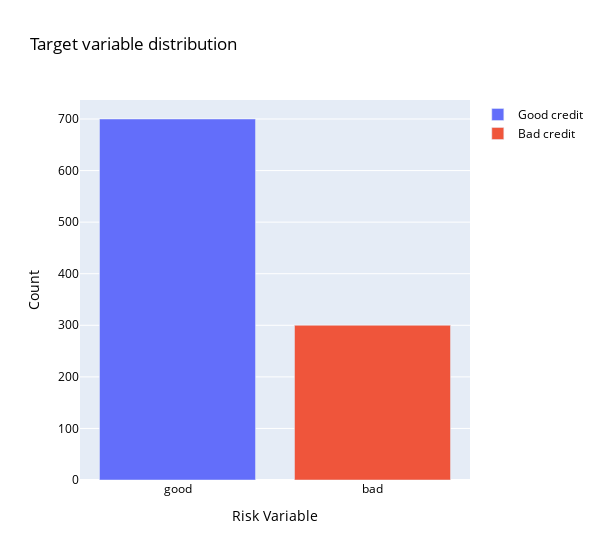

The code cell stored with this chart in its notebook:
### Markdown cell above
<h3>Looking through target variable and their distribuition</h3>

### Code cell
import plotly.offline as py 
py.init_notebook_mode(connected=True) 
import plotly.graph_objs as go # it's like "plt" of matplot
import plotly.tools as tls # It's useful to we get some tools of plotly
import warnings # This library will be used to ignore some warnings
from collections import Counter # To do counter of some features

trace0 = go.Bar(
            x = df[df["Risk"]== 'good']["Risk"].value_counts().index.values,
            y = df[df["Risk"]== 'good']["Risk"].value_counts().values,
            name='Good credit'
    )

trace1 = go.Bar(
            x = df[df["Risk"]== 'bad']["Risk"].value_counts().index.values,
            y = df[df["Risk"]== 'bad']["Risk"].value_counts().values,
            name='Bad credit'
    )

data = [trace0, trace1]

layout = go.Layout(
    
)

layout = go.Layout(
    yaxis=dict(
        title='Count'
    ),
    xaxis=dict(
        title='Risk Variable'
    ),
    title='Target variable distribution',
    width=600,
    font=dict(color='rgb(0, 0, 0)')
)

fig = go.Figure(data=data, layout=layout)

py.iplot(fig, filename='grouped-bar')

### Figure 1 — Plotly figure (JSON) as saved in the notebook; plotly's stock layout.template omitted (floating-point values rounded to 4 significant figures)
{"data": [{"name": "Good credit", "type": "bar", "x": ["good"], "y": [700]}, {"name": "Bad credit", "type": "bar", "x": ["bad"], "y": [300]}], "layout": {"font": {"color": "rgb(0, 0, 0)"}, "title": {"text": "Target variable distribution"}, "width": 600, "xaxis": {"title": {"text": "Risk Variable"}}, "yaxis": {"title": {"text": "Count"}}}}
